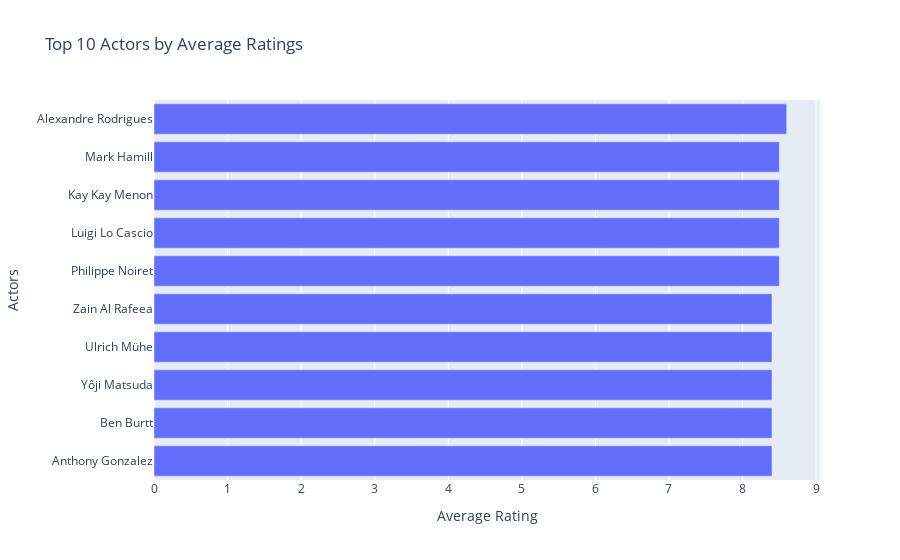

The notebook cell saved with this chart:
### Code cell
fig = px.bar(star_most_rated, 
             y='star', 
             x='score',
             orientation='h',
             labels={"score": "Average Rating", "star": "Actors"},
             title='Top 10 Actors by Average Ratings')
fig.update_yaxes(categoryorder='total ascending')

### Figure 1 — Plotly figure (JSON) as saved in the notebook; plotly's stock layout.template omitted (floating-point values rounded to 4 significant figures)
{"data": [{"alignmentgroup": "True", "hovertemplate": "Average Rating=%{x}<br>Actors=%{y}<extra></extra>", "legendgroup": "", "marker": {"color": "#636efa", "pattern": {"shape": ""}}, "name": "", "offsetgroup": "", "orientation": "h", "showlegend": false, "textposition": "auto", "type": "bar", "x": [8.6, 8.5, 8.5, 8.5, 8.5, 8.4, 8.4, 8.4, 8.4, 8.4], "xaxis": "x", "y": ["Alexandre Rodrigues", "Philippe Noiret", "Luigi Lo Cascio", "Kay Kay Menon", "Mark Hamill", "Anthony Gonzalez", "Ben Burtt", "Yôji Matsuda", "Ulrich Mühe", "Zain Al Rafeea"], "yaxis": "y"}], "layout": {"autosize": true, "barmode": "relative", "legend": {"tracegroupgap": 0}, "title": {"text": "Top 10 Actors by Average Ratings"}, "xaxis": {"anchor": "y", "autorange": true, "domain": [0, 1], "range": [0, 9.053], "title": {"text": "Average Rating"}, "type": "linear"}, "yaxis": {"anchor": "x", "autorange": true, "categoryorder": "total ascending", "domain": [0, 1], "range": [-0.5, 9.5], "title": {"text": "Actors"}, "type": "category"}}}
